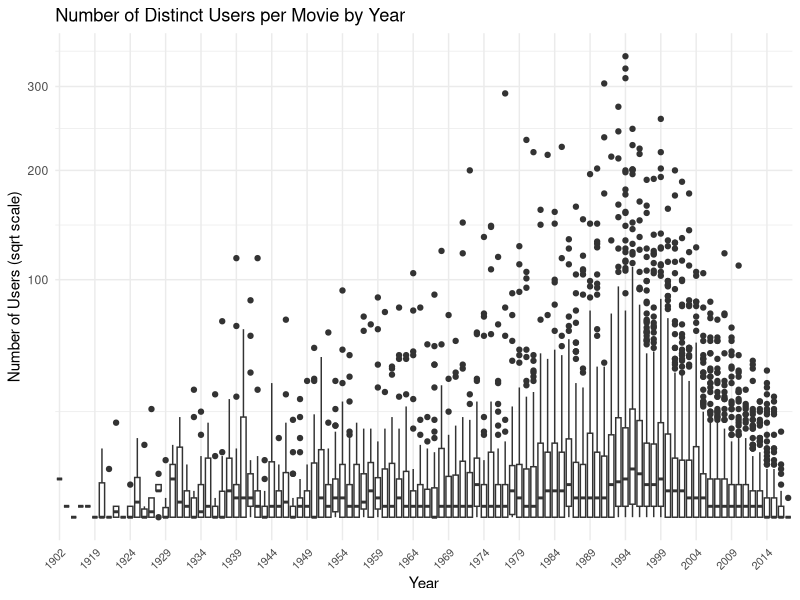
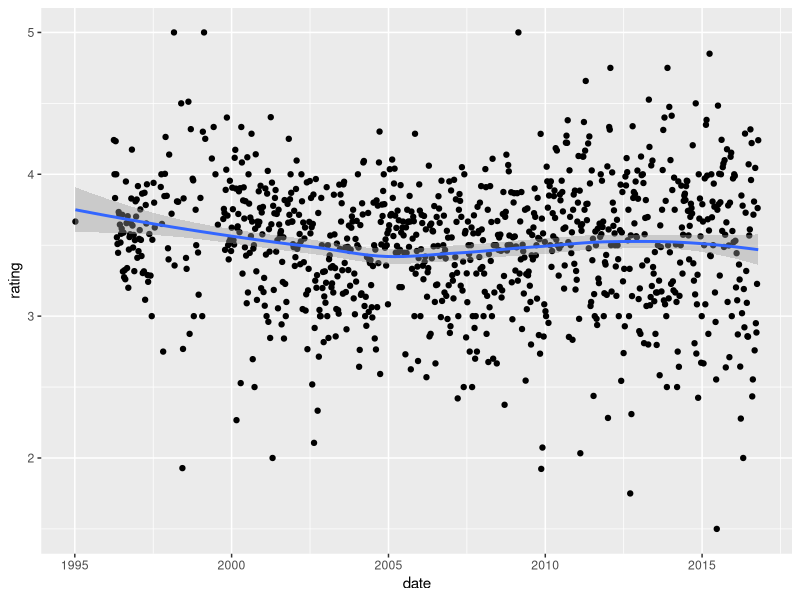
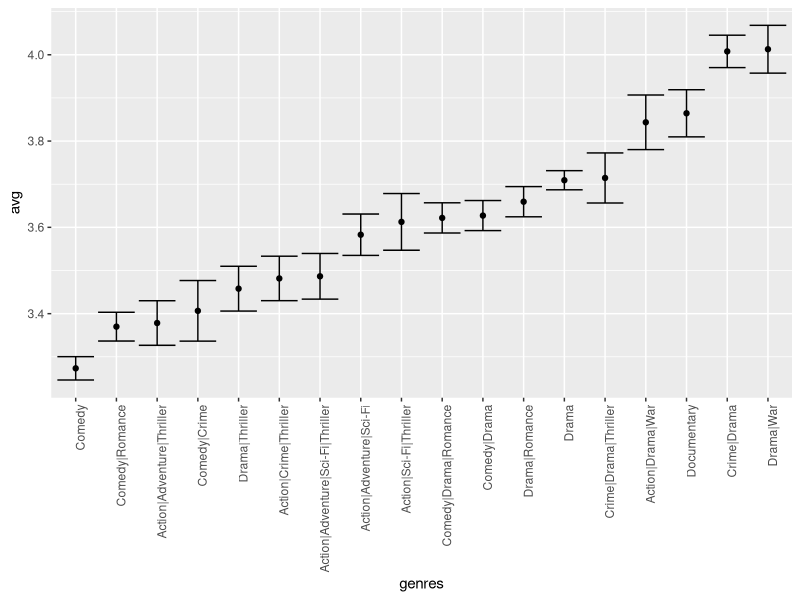

Write the R code that produced these figures, in order. (Note: this script raises an error after producing the figures.)
#High Dimensional Data 23
#Regularization

#1. For the movielens data, compute the number of ratings for 
#each movie and then plot it against the year the movie was 
#released. Use the square root transformation on the counts.

library(dslabs)
library(tidyverse)

data("movielens")

movielens %>%
  group_by(movieId) %>%
  summarize(
    n = n_distinct(userId),
    year = as.character(first(year))
  ) %>%
  ggplot(aes(x = year, y = n)) +
  geom_boxplot() +
  scale_y_sqrt() +  # same as coord_trans(y = "sqrt")
  scale_x_discrete(
    breaks = function(x) x[seq(1, length(x), by = 5)]  # show every 5th year
  ) +
  theme_minimal() +
  theme(
    axis.text.x = element_text(angle = 45, hjust = 1, size = 8)
  ) +
  labs(
    title = "Number of Distinct Users per Movie by Year",
    x = "Year",
    y = "Number of Users (sqrt scale)"
  )

#2. We see that, on average, movies that were released after
# 1993 get more ratings. We also see that with newer movies, 
#starting in 1993, the number of ratings decreases with year:
# the more recent a movie is, the less time users have had to
# rate it.  Among movies that came out in 1993 or later, what
# are the 25 movies with the most ratings per year? Also, 
#report their average rating.

library(dslabs)
library(dplyr)

data("movielens")

current_year <- as.numeric(format(Sys.Date(), "%Y"))

movies_1993_onward <- movielens %>%
  filter(year >= 1993) %>%
  group_by(movieId) %>%
  summarize(
    avg_rating = mean(rating),
    n = n(),
    title = first(title),
    year = first(year),
    .groups = "drop"   # drop grouping after summarise
  ) %>%
  mutate(
    years = current_year - year + 1,
    n_year = n / years
  ) %>%
  slice_max(n_year, n = 25) %>%
  arrange(desc(n_year))

movies_1993_onward
# A tibble: 25 × 7
#movieId    avg_rating   n   title                year years n_year
#     <int>     <dbl> <int> <chr>               <int> <dbl>  <dbl>
#1     356       4.05   341 Forrest Gump         1994    32  10.7 
#2     296       4.26   324 Pulp Fiction         1994    32  10.1 
#3     318       4.49   311 Shawshank Redempti…  1994    32   9.72


#3. From the table constructed in the previous example, we 
#see that the most rated movies tend to have above average 
#ratings. This is not surprising: more people watch popular 
#movies. To confirm this, stratify the post 1993 movies by 
#ratings per year and compute their average ratings. Make a 
#plot of average rating versus ratings per year and show an 
#estimate of the trend.

data("movielens")

current_year <- as.numeric(format(Sys.Date(), "%Y"))

ratings_per_year<- movielens %>% filter(year >= 1993) %>%
  group_by(movieId) %>%
  summarize(
    avg_rating = mean(rating),
    n = n(),
    title = first(title),
    year = first(year),
    .groups = "drop") %>%
  mutate(
      years = current_year - year + 1,
      rate = n / years) %>%
  ggplot(aes(rate, avg_rating)) +
  geom_point(alpha=0.5) +
  geom_smooth() +
  scale_x_log10()
      
#Copilot: A log scale compresses the large values and expands 
#the small ones, spreading the points more evenly across the
# axis.  This makes patterns visible in the dense region that
# were previously invisible.

#4. In the previous exercise, we see that the more a movie 
#is rated, the higher the rating. Suppose you are doing a 
#predictive analysis in which you need to fill in the 
#missing ratings with some value. Which of the following 
#strategies would you use?

#Fill in the value with a lower value than the average since
# lack of rating is associated with lower ratings. Try out
# different values and evaluate prediction in a test set.

#5. The movielens dataset also includes a time stamp. This 
#variable represents the time and data in which the rating 
#was provided. The units are seconds since January 1, 1970. 
#Create a new column date with the date. Hint: Use the 
#as_datetime function in the lubridate package.
library(lubridate)
movielens <- mutate(movielens, date = as_datetime(timestamp))
movielens


#6. Compute the average rating for each week and plot this 
#average against day. Hint: Use the round_date function 
#before you group_by.

movielens %>% mutate(date=round_date(date, unit='week')) %>%
  group_by(date) %>%
  summarize(rating=mean(rating)) %>%
  ggplot(aes(date, rating)) +
  geom_point() +
  geom_smooth()

#7. The plot shows some evidence of a time effect. If we 
#define d(u,i) as the day for user’s u rating of movie i,
# which of the following models is most appropriate:

#8. The movielens data also has a genres column. This column 
#includes every genre that applies to the movie. Some movies
# fall under several genres. Define a category as whatever 
#combination appears in this column. Keep only categories 
#with more than 1,000 ratings. Then compute the average and 
#standard error for each category. Plot these as error bar 
#plots.

movielens %>% group_by(genres) %>%
  summarize(n=n(), 
            avg=mean(rating), se=sd(rating)/sqrt(n())) %>%
  filter(n>=1000) %>%
  mutate(genres=reorder(genres, avg)) %>%
  ggplot(aes(x=genres, y=avg,
             ymin=avg-2*se, ymax=avg+2*se)) +
  geom_point() +
  geom_errorbar() +
  theme(axis.text.x = element_text(angle=90, hjust=1))

#Next 7 exercises for education system
#testing if smaller sizes test better

#simulate small schools dataset for 100 schools
#simulate number of students in each school n

set.seed(1986)
n<-round(2^rnorm(1000, 8, 1))

#rt(n, df=degrees of freedom) generates random variates

mu<-round(80+2*rt(1000,5))
range(mu)
#[1] 67 90

schools<-data.frame(id=paste('PS',1:100),
                    size=n,
                    quality=mu,
                    rank=rank(-mu))

#have students take test with average measured by quality
#and standard deviation of 30 percentage points

scores<-sapply(1:nrow(schools), function(i) {
  scores<-rnorm(schools$size[i], schools$quality[i], 30)
  scores
})
schools<-schools |> mutate(score=sapply(scores,mean))

#10. What are the top schools based on the average score? 
#Show just the ID, size, and the average score.
schools |> top_n(10, score) |> arrange(desc(score)) |>
  select(id, size, score)

#11. Compare the median school size to the median school
# size of the top 10 schools based on the score.

top_10<- schools |> top_n(10, score) |> arrange(desc(score)) |>
  select(id, size, score)
median(size)
#1        173.5

schools %>% summarize(median(size))
median(size)
#1          261

#12. According to this test, it appears small schools are 
#better than large schools. Five out of the top 10 schools 
#have 100 or fewer students. But how can this be? We 
#constructed the simulation so that quality and size are 
#independent. Repeat the exercise for the worst 10 schools.
bottom_10<- schools |> top_n(10, -score) |> arrange((score)) |>
  select(id, size, score)
bottom_10

#13. The same is true for the worst schools! They are small 
#as well. Plot the average score versus school size to see 
#what’s going on. Highlight the top 10 schools based on the
# true quality. Use the log scale transform for the size.

schools %>% ggplot(aes(size,score)) +
  geom_point(alpha=.5) +
  geom_point(data=filter(schools, rank<=10), col=2) +
  scale_x_log10()

#14. We can see that the standard error of the score has 
#larger variability when the school is smaller. This is a 
#basic statistical reality we learned in the probability and 
#inference sections. In fact, note that 4 of the top 10 
#schools are in the top 10 schools based on the exam score.

#Let’s use regularization to pick the best schools. Remember
# regularization shrinks deviations from the average towards
# 0. So to apply regularization here, we first need to define
# the overall average for all schools:
overall <- mean(sapply(scores, mean))

#and then define, for each school, how it deviates from 
#that average. Write code that estimates the score above 
#average for each school, but dividing by n + lambda instead
# of n, with n the school size and lambda a regularization
# parameter. Try lambda=3.

lambda=3
reg_school<-schools %>% 
  mutate(reg_score=overall +
           (score-overall)*size/(size+lambda)) %>%
  arrange(desc(reg_score))

reg_school %>% top_n(10, reg_score)

#15. Notice that this improves things a bit. The number of 
#small schools that are not highly ranked is now 4. Is there
# a better lambda? Find the lambda that minimizes the 
#RMSE = 1/100 summation(quality-estimate)^2.

lambdas<-seq(10,250)
rmse<-sapply(lambdas, function(lambda){
  schools %>%
    mutate(reg_score=overall +
             (score-overall)*size/(size+lambda)) %>%
    summarize(rmse=sqrt(1/100*sum((reg_score-quality)^2))) %>%
    pull(rmse)
})
lambdas[which.min(rmse)]
#[1] 125

#16. Rank the schools based on the average obtained with 
#the best lambda. Note that no small school is incorrectly 
#included.

lambda_best<-125
school_lambda<- schools %>%
  mutate(reg_score=overall + (score-overall)*size/(size+lambda_best)) %>%
  arrange(desc(reg_score)) %>%
  top_n(10, reg_score)
school_lambda

#17. A common mistake to make when using regularization is 
#shrinking values towards 0 that are not centered around 0.
# For example, if we don’t subtract the overall average before
# shrinking, we actually obtain a very similar result. 
#Confirm this by re-running the code from exercise 6, but 
#without removing the overall mean.

lambdas<-seq(10,250)
rmse_not_cent<-sapply(lambdas, function(lambdas){
  score_not_cent<-sapply(scores,
                             function(x) sum(x)/length(x)+lambda)
  sqrt(mean((score_not_cent-schools$quality)^2))
  })
lambdas[which.min(rmse_not_cent)]
#[1] 10
